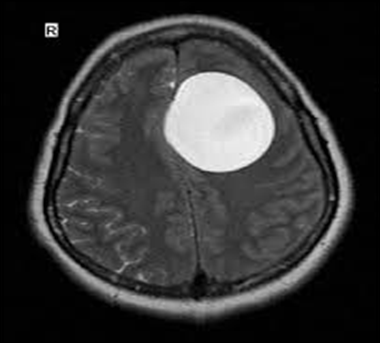
#> input picture brains1.png, 380 x 343 px
$ python code.py   (older library calls are emulated)
#> lines starting #> are read from the running program, lines starting #| are printed output that depends on the picture; after the words box and inside, x2 and y2 are one past the last pixel; in counts of white or black regions, pixels touching at a corner belong together
import numpy as np
import cv2
from matplotlib import pyplot as plt
from skimage.morphology import extrema
from skimage.morphology import watershed as skwater

def ShowImage(title,img,ctype):
  plt.figure(figsize=(10, 10))
  if ctype=='bgr':
    b,g,r = cv2.split(img)       # get b,g,r
    rgb_img = cv2.merge([r,g,b])     # switch it to rgb
    plt.imshow(rgb_img)
  elif ctype=='hsv':
    rgb = cv2.cvtColor(img,cv2.COLOR_HSV2RGB)
    plt.imshow(rgb)
  elif ctype=='gray':
    plt.imshow(img,cmap='gray')
  elif ctype=='rgb':
    plt.imshow(img)
  else:
    raise Exception("Unknown colour type")
  plt.axis('off')
  plt.title(title)
  plt.show()

img = cv2.imread('brains1.png')
#> img is the input picture: shape (343, 380, 3); min 0, max 255, mean 52.1
gray = cv2.cvtColor(img,cv2.COLOR_BGR2GRAY)
ShowImage('Brain MRI',gray,'gray')
cv2.imwrite('Brain MRI.png', gray)

ret, thresh = cv2.threshold(gray,0,255,cv2.THRESH_OTSU)
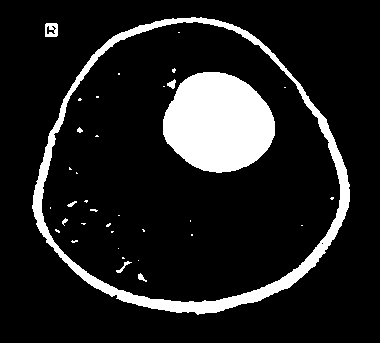
#> thresh: shape (343, 380); 12.7% white; 36 white regions (27 under 20 px), largest, box (x1, y1, x2, y2) and area: (163, 72, 275, 173) 8602, (32, 17, 350, 315) 7367, (45, 23, 58, 37) 143
#> ret = 108
ShowImage('Thresholding image',thresh,'gray')
cv2.imwrite('Thresholding.png', thresh)

ret, markers = cv2.connectedComponents(thresh)
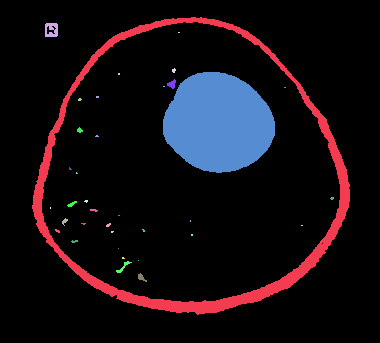
#> markers: shape (343, 380) int32; 37 distinct labels, from 0 to 36; one colour per label, 0 black
#> ret = 37

#Get the area taken by each component. Ignore label 0 since this is the background.
marker_area = [np.sum(markers==m) for m in range(np.max(markers)) if m!=0]
#> marker_area = 35 values, max 8602 at index 5, min 1 at index 31, mean 470.1
#Get label of largest component by area
largest_component = np.argmax(marker_area)+1 #Add 1 since we dropped zero above
#> largest_component = 6
#Get pixels which correspond to the brain
brain_mask = markers==largest_component
#> brain_mask: shape (343, 380) bool; 6.6% white; 1 white region, box (x1, y1, x2, y2) and area: (163, 72, 275, 173) 8602

brain_out = img.copy()

#In a copy of the original image, clear those pixels that don't correspond to the brain
brain_out[brain_mask==False] = (0,0,0)

img = cv2.imread('brains1.png')
gray = cv2.cvtColor(img,cv2.COLOR_BGR2GRAY)
ret, thresh = cv2.threshold(gray,0,255,cv2.THRESH_BINARY_INV+cv2.THRESH_OTSU)
#> ret = 108


# noise removal
kernel = np.ones((3,3),np.uint8)
opening = cv2.morphologyEx(thresh,cv2.MORPH_OPEN,kernel, iterations = 2)
#> opening: shape (343, 380); 87.3% white; 33 black regions (25 under 20 px), largest, box (x1, y1, x2, y2) and area: (163, 72, 275, 173) 8687, (32, 17, 350, 315) 7399, (45, 23, 58, 37) 179

# sure background area
sure_bg = cv2.dilate(opening,kernel,iterations=3)
#> sure_bg: shape (343, 380); 93.4% white; 18 black regions (11 under 20 px), largest, box (x1, y1, x2, y2) and area: (166, 75, 272, 169) 7380, (102, 240, 328, 311) 783, (334, 151, 347, 219) 168

# Finding sure foreground area
dist_transform = cv2.distanceTransform(opening,cv2.DIST_L2,5)
ret, sure_fg = cv2.threshold(dist_transform,0.7*dist_transform.max(),255,0)
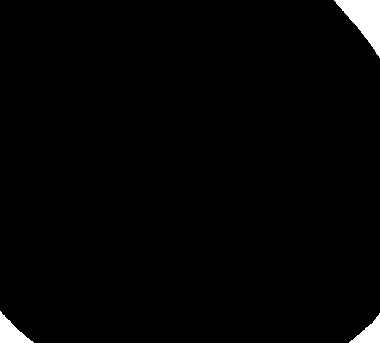
#> sure_fg: shape (343, 380) float32; 1.7% white; 3 white regions, box (x1, y1, x2, y2) and area: (334, 0, 380, 58) 1288, (0, 311, 34, 343) 519, (349, 313, 380, 343) 435
#> ret = 79.94

# Finding unknown region
sure_fg = np.uint8(sure_fg)
unknown = cv2.subtract(sure_bg,sure_fg)
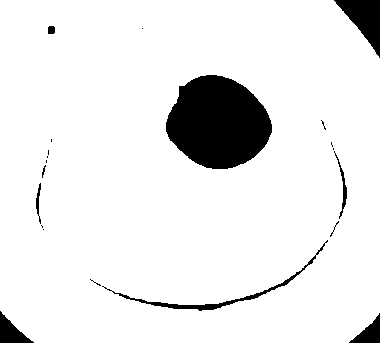
#> unknown: shape (343, 380); 91.7% white; 21 black regions (11 under 20 px), largest, box (x1, y1, x2, y2) and area: (166, 75, 272, 169) 7380, (334, 0, 380, 58) 1288, (102, 240, 328, 311) 783

# Marker labelling
ret, markers = cv2.connectedComponents(sure_fg)
#> markers: shape (343, 380) int32; 4 distinct labels, from 0 to 3
#> ret = 4

# Add one to all labels so that sure background is not 0, but 1
markers = markers+1
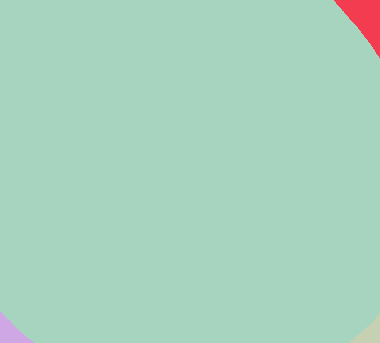
#> markers: shape (343, 380) int32; 4 distinct labels, from 1 to 4; one colour per label, 0 black


# Now, mark the region of unknown with zero
markers[unknown==255] = 0
#> markers: shape (343, 380) int32; 5 distinct labels, from 0 to 4
markers = cv2.watershed(img,markers)
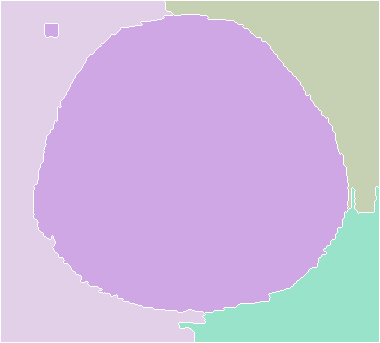
#> markers: shape (343, 380) int32; 5 distinct labels, from -1 to 4; one colour per label, 0 black, -1 white
img[markers == -1] = [255,0,0]
#> img: shape (343, 380, 3); 2.02% of pixels changed, all inside (x1, y1, x2, y2) = (0, 0, 380, 343)

im1 = cv2.cvtColor(img,cv2.COLOR_HSV2RGB)
ShowImage('Watershed segmented image',im1,'gray')
cv2.imwrite('watershed_segemnted.png', im1)

brain_mask = np.uint8(brain_mask)
kernel = np.ones((8,8),np.uint8)
closing = cv2.morphologyEx(brain_mask, cv2.MORPH_CLOSE, kernel)
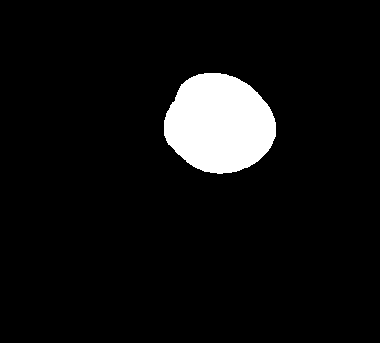
#> closing: shape (343, 380); values 0 (black) and 1 (white), 6.6% white; 1 white region, box (x1, y1, x2, y2) and area: (164, 73, 276, 174) 8602
ShowImage('closing', closing, 'gray')
cv2.imwrite('closing.png', closing)

brain_out = img.copy()
#In a copy of the original image, clear those pixels that don't correspond to the brain
brain_out[closing==False] = (0,0,0)
